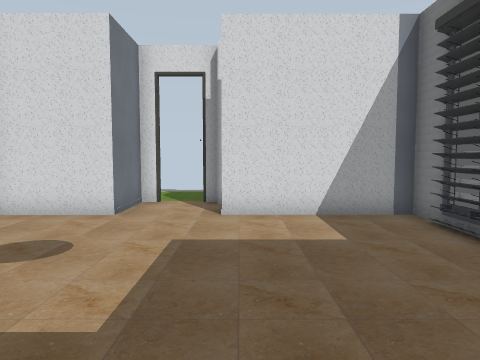
[1] (above)

14 first-person views from a walk through a 3-D level made in the Godot game engine. The camera is 1.5 m above the floor, tilts 4° down and sees 70° across. Doors that lead somewhere are drawn open, without their leaves. The floor is counted in squares, 1 m on a side. Each view is taken from the middle of a square. On the plan, view 1 faces up. The plan holds only what a view shows up to about 16 squares ahead; the rest is blank. Some surface patterns are stand-ins.

[2]
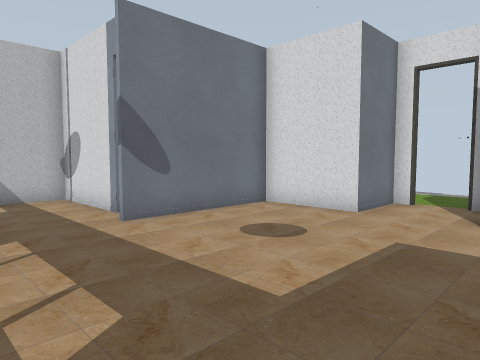

[3]
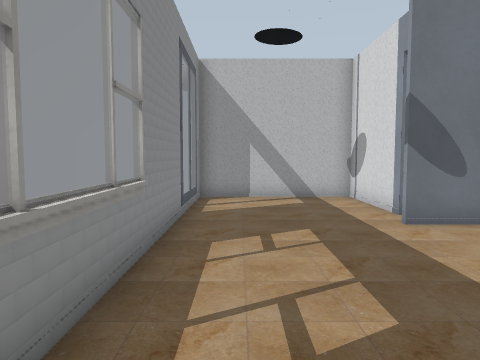

[4]
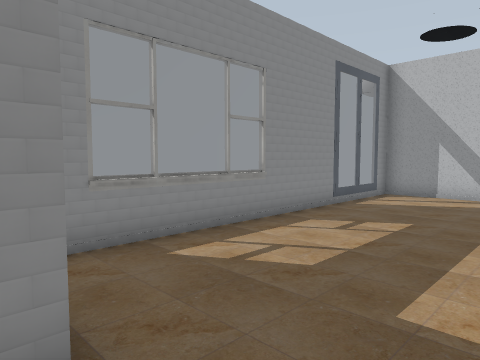

[5]
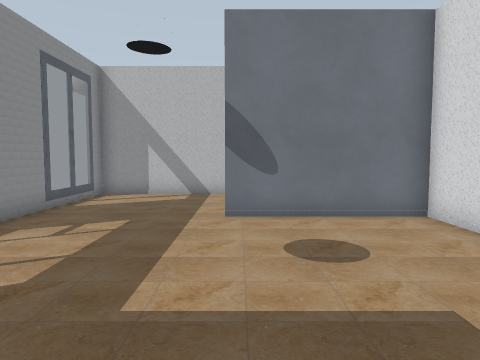

[6]
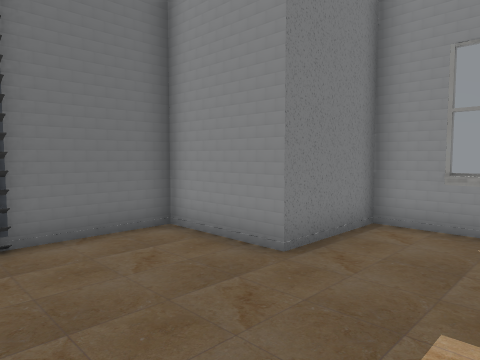

[7]
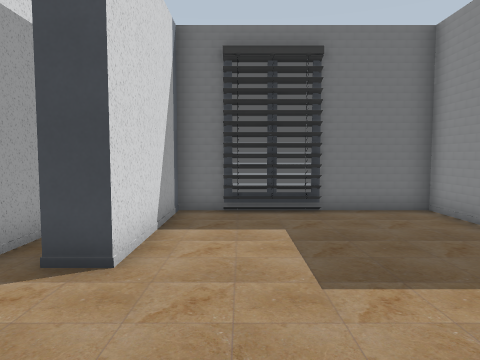

[8]
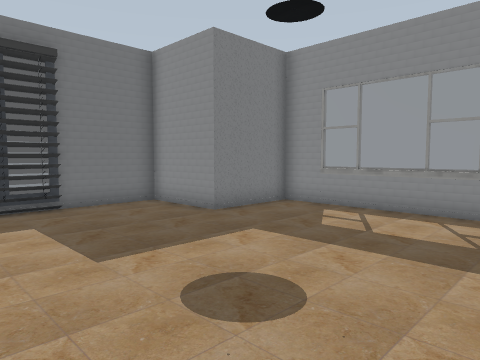

[9]
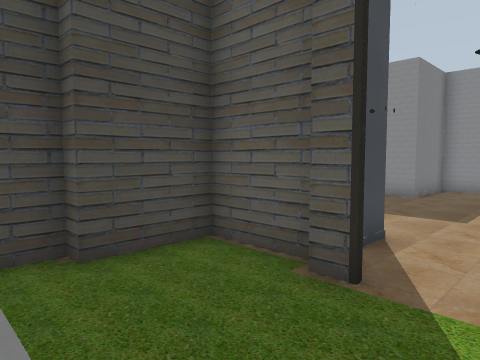

[10]
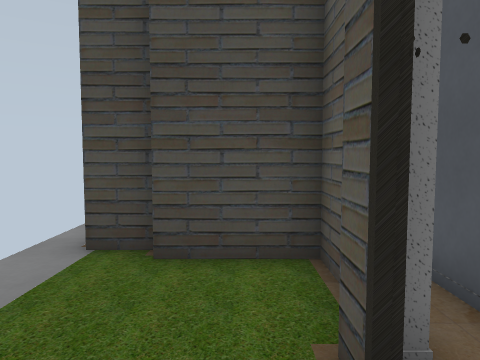

[11]
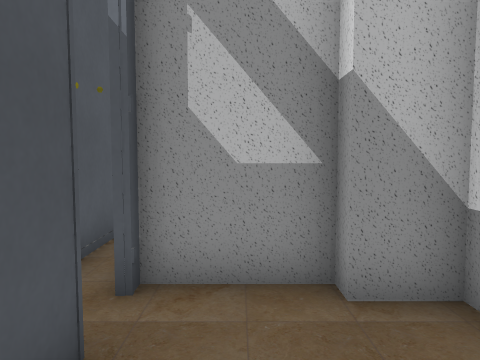

[12]
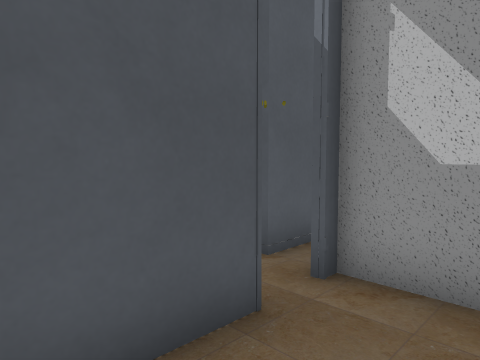

[13]
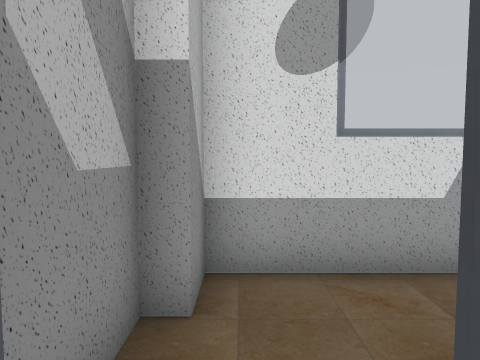

[14]
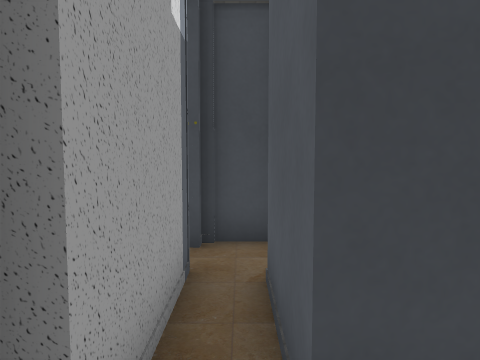

### Floor plan
Ten units are one square. View 1 is at (0, 0); x grows to the right and y downward. Boxes are objects, and circles mark ways between rooms. Rooms are numbered by the first view taken in them; rooms with no view inside come last. Other rooms are left out.
<svg viewBox="-121 -150 185 170">
<path fill="none" stroke="#000" d="M-76 -41 -116 -41 -116 15 -105 15M-32 -87 -65 -87 -65 -36M-80 15 13 15 13 -17 44 -17 44 -87 -5 -87M42 -47 42 -75M-12 -113 -5 -113M-2 -108 25 -108M19 -108 19 -133 24 -133 24 -145M59 -143 25 -143 25 -131M35 -108 58 -108M21 -131 21 -108M-6 -111 -12 -111M-5 -87 -5 -97 21 -97M25 -107 -8 -107M-32 -111 -32 -87M40 -95 40 -108"/>
<circle cx="-15" cy="-90" r="3" fill="#2a7"/>
<circle cx="-20" cy="-110" r="3" fill="#2a7"/>
<circle cx="30" cy="-110" r="3" fill="#2a7"/>
<text x="-30" y="-30">1</text>
<text x="-30" y="-140">2</text>
<text x="50" y="-130">3</text>
<text x="0" y="-100">4</text>
</svg>
Room 1 opens to room 4. Room 2 opens to room 4. Room 3 opens to room 4.

Where each view was taken, in squares from view 1:
view 1: 0 up, 0 right, facing up
view 2: 0 up, 1 right, facing up-left
view 3: 0 up, 1 right, facing left
view 4: 4 up, 2 right, facing down-left
view 5: 4 up, 2 right, facing left
view 6: 6 up, 2 left, facing down-right
view 7: 7 up, 5 left, facing right
view 8: 8 up, 6 left, facing down-right
view 9: 15 up, 3 left, facing down-right
view 10: 12 up, 3 left, facing right
view 11: 12 up, 6 right, facing left
view 12: 13 up, 6 right, facing down-left
view 13: 10 up, 3 right, facing up
view 14: 10 up, 2 left, facing right
